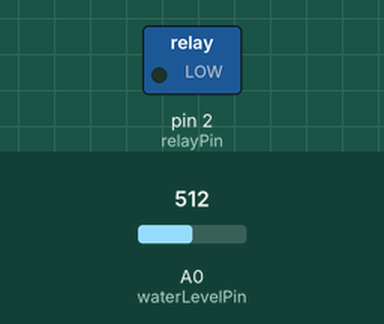
Bench run of a sketch on a simulated Arduino Uno, built with avr-gcc and run on an emulated ATmega328P. On the bench: switched loads named in the sketch (green lamp = pin HIGH). Inputs (shaded band) come from the test bench; at power-on: A0 (waterLevelPin) = 512.

Above: at 1.8 s.
1.9 s: A0 (waterLevelPin) set to 483
At 3.2 s:
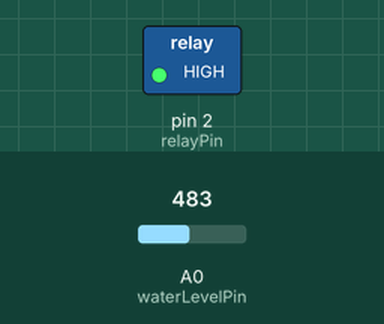
3.5 s: A0 (waterLevelPin) set to 510
At 4.9 s:
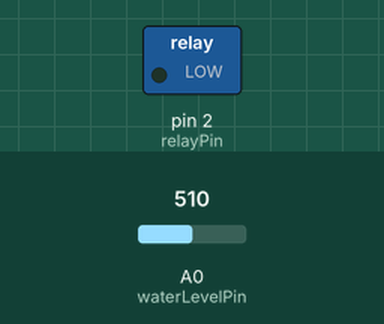
5.5 s: A0 (waterLevelPin) set to 490
At 6.4 s:
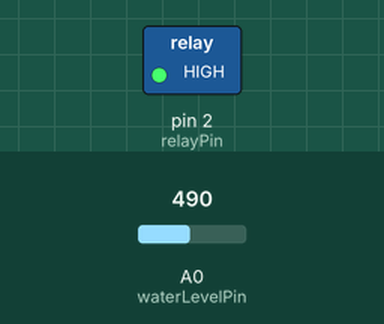
Timing chart, 0 to 8.5 s (numbered marks = the images above; inputs shaded):
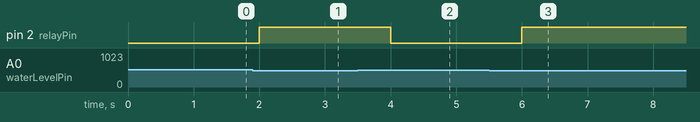

The sketch:

project_waterpump.ino
```cpp
const int waterLevelPin = A0;  // Analog pin for water level sensor
const int relayPin = 2;        // Digital pin for relay control

void setup() {
  pinMode(waterLevelPin, INPUT);
  pinMode(relayPin, OUTPUT);
}

void loop() {
  int waterLevel = analogRead(waterLevelPin);

  // Adjust the threshold value based on your water level sensor
  int threshold = 500;

  if (waterLevel < threshold) {
    // Water level is below threshold, turn on the relay
    digitalWrite(relayPin, HIGH);
  } else {
    // Water level is above threshold, turn off the relay
    digitalWrite(relayPin, LOW);
  }

  delay(1000);  // Adjust the delay based on your requirements
}
```

Measured:
- the behaviour switches between 500 and 499 on A0 (waterLevelPin) (found by bisection; images 0 and 1)
- after the input at 1.9 s, pin 2 (relayPin): LOW → HIGH after 0.10 s
- after the input at 3.5 s, pin 2 (relayPin): HIGH → LOW after 0.50 s
- after the input at 5.5 s, pin 2 (relayPin): LOW → HIGH after 0.50 s
